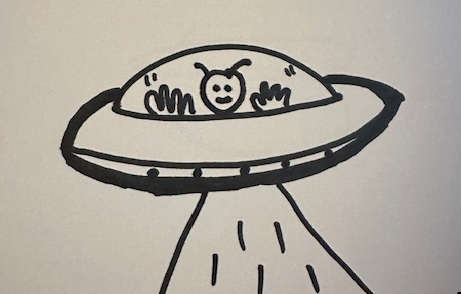
#> input picture sketches/alien_1.jpeg, 461 x 294 px
$ python preprocess.py
#> lines starting #> are read from the running program, lines starting #| are printed output that depends on the picture; after the words box and inside, x2 and y2 are one past the last pixel; in counts of white or black regions, pixels touching at a corner belong together
import cv2
import numpy as np
from PIL import Image, ImageOps

def preprocess_sketch(path, size=512):
#> called with path = 'sketches/alien_1.jpeg', size = 512
    gray = cv2.imread(path, cv2.IMREAD_GRAYSCALE)
#> gray: shape (294, 461); min 0, max 241, mean 168.1
    gray = cv2.resize(gray, (size,size), interpolation=cv2.INTER_AREA)
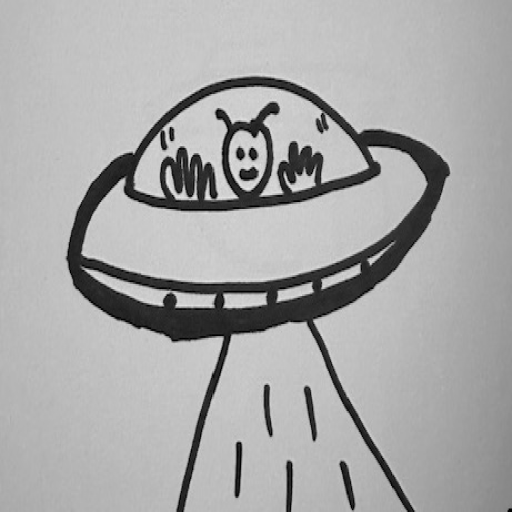
#> gray: shape (512, 512); min 0, max 234, mean 168

    gray = cv2.GaussianBlur(gray, (3,3), 0)

    lines = cv2.adaptiveThreshold(
        gray, 255, cv2.ADAPTIVE_THRESH_GAUSSIAN_C,
        cv2.THRESH_BINARY_INV, 31, 12
    )
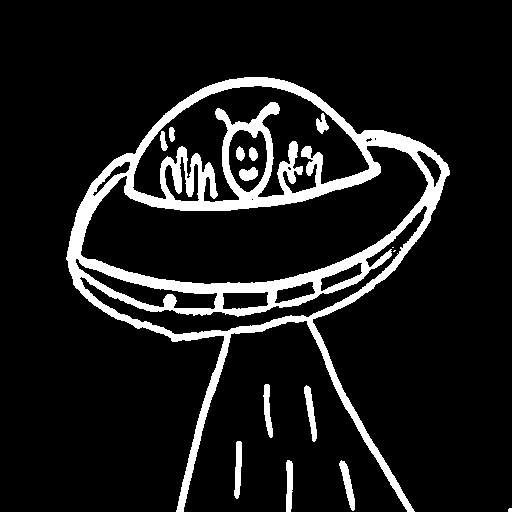
#> lines: shape (512, 512); 10.7% white; 15 white regions (3 under 20 px), largest, box (x1, y1, x2, y2) and area: (66, 77, 450, 512) 25575, (304, 385, 317, 442) 339, (339, 460, 355, 511) 338

    kernel = np.ones((2,2), np.uint8)
    lines = cv2.dilate(lines, kernel)
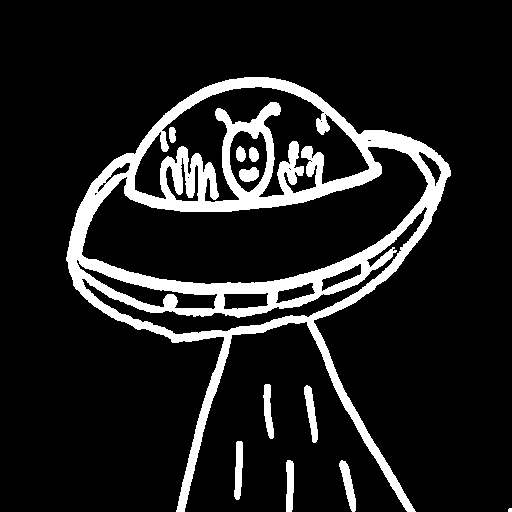
#> lines: shape (512, 512); 12.4% white; 11 white regions (1 under 20 px), largest, box (x1, y1, x2, y2) and area: (66, 77, 451, 512) 29874, (304, 385, 318, 443) 410, (339, 460, 356, 512) 406

    return Image.fromarray(lines).convert("RGB")

if __name__ == "__main__":
    control = preprocess_sketch("sketches/alien_1.jpeg")
    control.save("outputs/alien_1_control_v2.png")
    print("saved!")

$ run again, with sketches/alien_2.jpeg copied over sketches/alien_1.jpeg
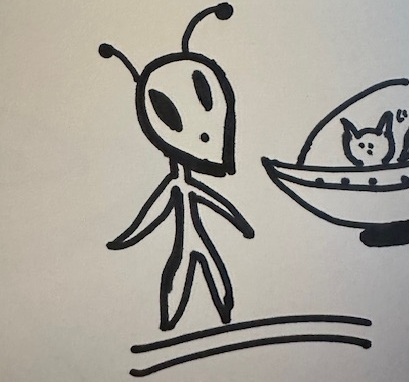
#> input picture sketches/alien_2.jpeg, 409 x 382 px
#> in preprocess_sketch, `gray = cv2.resize(gray, (size,size), interpolation=cv2.INTER_AREA)`:
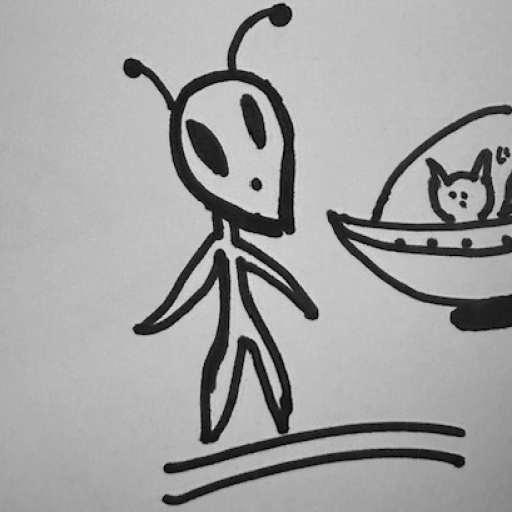
#> gray: shape (512, 512); min 0, max 225, mean 162.9
#> in preprocess_sketch, `lines = cv2.dilate(lines, kernel)`:
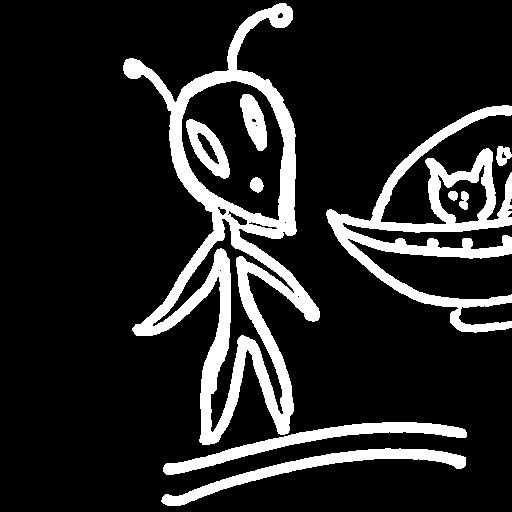
#> lines: shape (512, 512); 14.9% white; 10 white regions, largest, box (x1, y1, x2, y2) and area: (123, 3, 320, 445) 19518, (326, 105, 512, 333) 10345, (163, 422, 467, 475) 3291

$ run again, with sketches/alien_3.jpeg copied over sketches/alien_1.jpeg
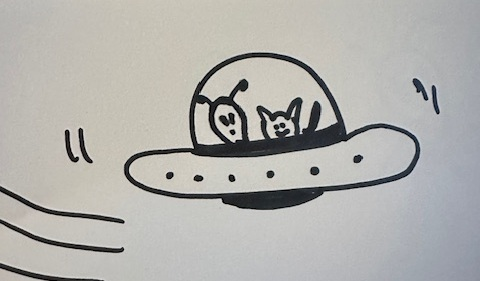
#> input picture sketches/alien_3.jpeg, 480 x 281 px
#> in preprocess_sketch, `gray = cv2.resize(gray, (size,size), interpolation=cv2.INTER_AREA)`:
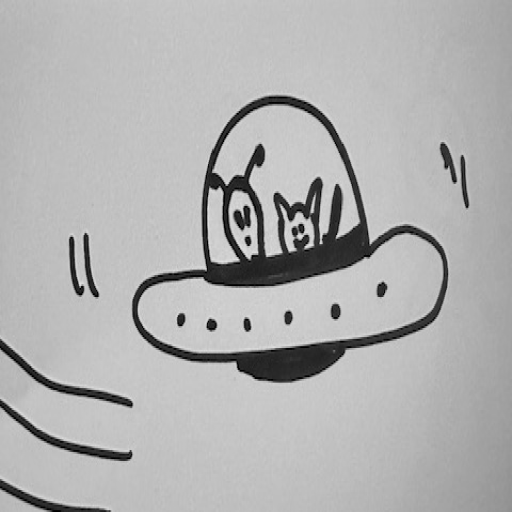
#> gray: shape (512, 512); min 0, max 233, mean 176.4
#> in preprocess_sketch, `lines = cv2.dilate(lines, kernel)`:
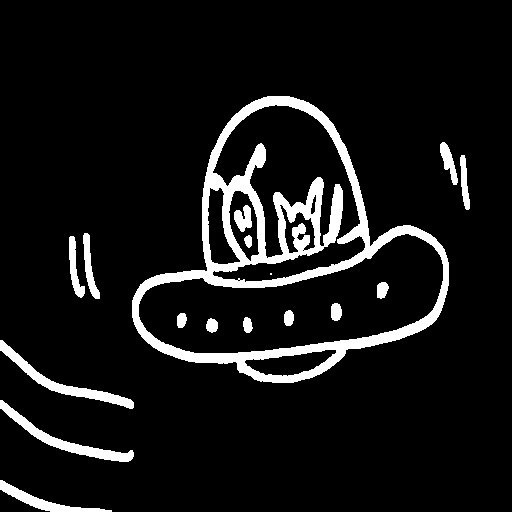
#> lines: shape (512, 512); 8.6% white; 17 white regions (1 under 20 px), largest, box (x1, y1, x2, y2) and area: (132, 96, 449, 383) 16217, (0, 340, 134, 409) 1362, (0, 400, 134, 462) 1344
